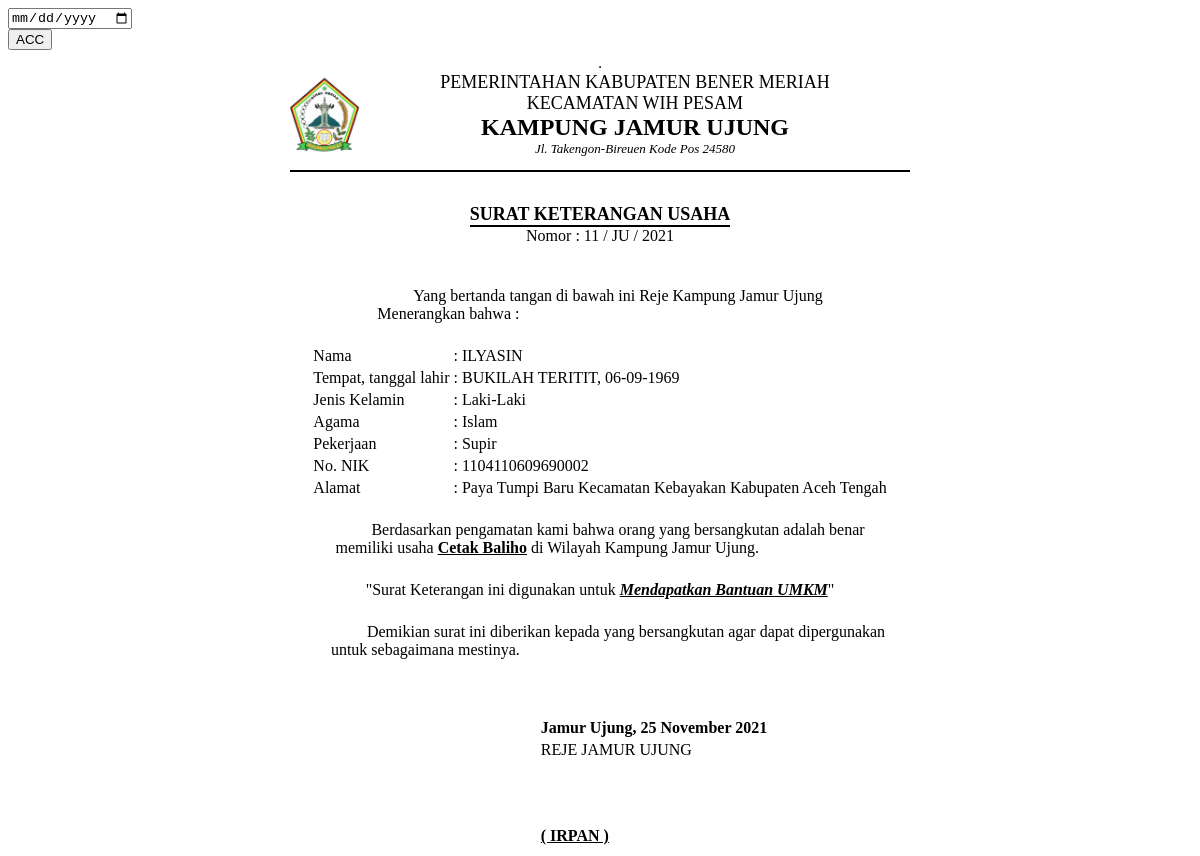
The app's page /demo1/view_sku.php?id_request_sku=11 with its own data.
### tables this page shows
CREATE TABLE `data_request_sku` (
  `id_request_sku` int(11) NOT NULL,
  `nik` varchar(16) NOT NULL,
  `tanggal_request` timestamp NOT NULL DEFAULT current_timestamp(),
  `scan_ktp` text NOT NULL,
  `scan_kk` text NOT NULL,
  `usaha` varchar(30) NOT NULL,
  `keperluan` varchar(30) NOT NULL,
  `keterangan` varchar(50) NOT NULL DEFAULT 'Data sedang diperiksa oleh Staf',
  `request` varchar(20) NOT NULL DEFAULT 'USAHA',
  `status` int(11) NOT NULL DEFAULT 0,
  `acc` date NOT NULL
);

CREATE TABLE `data_pemohon` (
  `nik` varchar(16) NOT NULL,
  `nama` varchar(30) NOT NULL,
  `tanggal_lahir` date NOT NULL,
  `tempat_lahir` varchar(30) NOT NULL,
  `jekel` varchar(20) NOT NULL,
  `agama` varchar(20) NOT NULL,
  `alamat` text NOT NULL,
  `telepon` varchar(13) NOT NULL,
  `pekerjaan` varchar(30) NOT NULL
);

### demo1/view_sku.php (the view, shortened to what this page needs)
<?php include '../konek.php';?>
<link href="css/sweetalert.css" rel="stylesheet" type="text/css">
<?php
	if(isset($_GET['id_request_sku'])){
		$id=$_GET['id_request_sku'];
		$sql = "SELECT * FROM data_request_sku natural join data_pemohon WHERE id_request_sku='$id'";
		$query = mysqli_query($konek,$sql);
        $data = mysqli_fetch_array($query,MYSQLI_BOTH);
        $id=$data['id_request_sku'];
        $nik = $data['nik'];
		$nama = $data['nama'];
		$tempat = $data['tempat_lahir'];
        $tgl = $data['tanggal_lahir'];
        $tgl2 = $data['tanggal_request'];
        $format1 = date('Y', strtotime($tgl2));
        $format2 = date('d-m-Y', strtotime($tgl));
		$agama = $data['agama'];
		$jekel = $data['jekel'];
		$nama = $data['nama'];
		$alamat = $data['alamat'];
        $pekerjaan = $data['pekerjaan'];
        $keperluan = $data['keperluan'];
        $request = $data['request'];
        $usaha = $data['usaha'];
        $acc = $data['acc'];
        $format4 = date('d F Y', strtotime($acc));
	}
?>
                <div class="page-inner mt--5">
					<div class="row mt--2">
						<div class="col-md-6">
							<div class="card full-height">
								<div class="card-body">
								    <div class="card-tools">
                                        <form action="" method="POST">
                                            <div class="form-group"required>
                                                <input type="date" name="tgl_acc" class="form-control"required>
                                                <div class="form-group">
                                                    <input type="submit" name="ttd" value="ACC" class="btn btn-primary btn-sm"required>
                                                </div>
                                            </div>
                                        </form>
									</div>
								</div>
							</div>
						</div>
					</div>
					<div class="row">
						<div class="col-md-12">
							<div class="card">
								<div class="card-body">
                                <table border="1" align="center">
                                <table border="0" align="center">
        <tr>
        <td><img src="img/kudus.png" width="70" height="87" alt=""></td>
        <td></td>
        <td></td>
        <td></td>
        <td></td>
        <td></td>
        <td></td>
        <td></td>
        <td></td>
        <td></td>
        <td></td>
        <td></td>
        <td></td>
        <td></td>
        <td></td>
        <td></td>
        <td></td>
        <td></td>
        <td></td>
        <td></td>
            <td>
               <center>
													<font size="4">PEMERINTAHAN KABUPATEN BENER MERIAH</font><br>
                                                    <font size="4">KECAMATAN WIH PESAM</font><br>
                                                    <font size="5"><b>KAMPUNG JAMUR UJUNG</b></font><br>
                                                    <font size="2"><i>Jl. Takengon-Bireuen Kode Pos 24580</i></font><br>
                </center>
            </td>
        <td></td>
        <td></td>
        <td></td>
        <td></td>
        <td></td>
        <td></td>
        <td></td>
        <td></td>
        <td></td>
        <td></td>
        <td></td>
        <td></td>
        <td></td>
        <td></td>
        <td></td>
        <td></td>
        <td></td>
        <td></td>
        <td></td>
        <td></td>
        </tr>
        <tr>
            <td colspan="45"><hr color="black"></td>
        </tr>
    </table>
    <br>
    <table border="0" align="center">
        <tr>
            <td>
                <center>
                    <font size="4"><b>SURAT KETERANGAN <?php echo $request;?></b></font><br>
                    <hr style="margin:0px" color="black">
                    <span>Nomor : <?php echo $id;?> / JU / <?php echo $format1;?></span>
                </center>
            </td>
        </tr>
    </table>
    <br>
    <br>
    <table border="0" align="center">
        <tr>
            <td>
                &nbsp;&nbsp;&nbsp;&nbsp;&nbsp;&nbsp;&nbsp;&nbsp;&nbsp;Yang bertanda tangan di bawah ini Reje Kampung Jamur Ujung <br>  Menerangkan bahwa :
            </td>
        </tr>
    </table>
    <br>
    <table border="0" align="center">
        <tr>
            <td>Nama</td>
            <td>:</td>
            <td><?php echo $nama;?></td>
        </tr>
        <tr>
            <td>Tempat, tanggal lahir</td>
            <td>:</td>
            <td><?php echo $tempat.", ".$format2;?></td>
        </tr>
        <tr>
            <td>Jenis Kelamin</td>
            <td>:</td>
            <td><?php echo $jekel;?></td>
        </tr>
        <tr>
            <td>Agama</td>
            <td>:</td>
            <td><?php echo $agama;?></td>
        </tr>
        <tr>
            <td>Pekerjaan</td>
            <td>:</td>
            <td><?php echo $pekerjaan;?></td>
        </tr>
        <tr>
            <td>No. NIK</td>
            <td>:</td>
            <td><?php echo $nik;?></td>
        </tr>
        <tr>
            <td>Alamat</td>
            <td>:</td>
            <td><?php echo $alamat;?></td>
        </tr>
    </table>
    <br>
    <table border="0" align="center">
        <tr>
            <td>
                &nbsp;&nbsp;&nbsp;&nbsp;&nbsp;&nbsp;&nbsp;&nbsp;&nbsp;Berdasarkan pengamatan kami bahwa orang yang bersangkutan adalah benar<br>memiliki usaha <b><u><?php echo $usaha; ?></u></b> di Wilayah Kampung Jamur Ujung.
            </td>
        </tr>
    </table>
    <br>
    <table border="0" align="center">
        <tr>
            <td>
                "Surat Keterangan ini digunakan untuk  <b><i><u><?php echo $keperluan;?></u></i></b>"<br>
            </td>
        </tr>
    </table>
    <br>
    <table border="0" align="center">
        <tr>
            <td>
                &nbsp;&nbsp;&nbsp;&nbsp;&nbsp;&nbsp;&nbsp;&nbsp;&nbsp;&nbsp;&nbsp;&nbsp;&nbsp;Demikian surat ini diberikan kepada yang bersangkutan agar dapat dipergunakan<br>&nbsp;&nbsp;&nbsp;&nbsp;untuk sebagaimana mestinya.
            </td>
        </tr>
    </table>
    <br>
    <br>
    <br>
    <table border="0" align="center">
        <tr>
            <th></th>
            <th width="100px"></th>
            <th>Jamur Ujung, <?php echo  $format4;?></th>
        </tr>
        <tr>
            <td> <br>  </td>
            <td></td>
            <td>REJE JAMUR UJUNG</td>
        </tr>
        <tr>
            <td rowspan="15"></td>
            <td></td>
            <td rowspan="15"></td>
        </tr>
        <tr>
            <td></td>
        </tr>
        <tr>
            <td></td>
        </tr>
        <tr>
            <td></td>
        </tr>
        <tr>
            <td></td>
        </tr>
        <tr>
            <td></td>
        </tr>
        <tr>
            <td></td>
        </tr>
        <tr>
            <td></td>
        </tr>
        <tr>
            <td></td>
        </tr>
        <tr>
            <td></td>
        </tr>
        <tr>
            <td></td>
        </tr>
        <tr>
            <td></td>
        </tr>
        <tr>
            <td></td>
        </tr><tr>
            <td></td>
        </tr><tr>
            <td></td>
        </tr><tr>
            <td></td>
        </tr>
        <tr>
            <td><b style="text-transform:uppercase"><u></u></b></td>
            <td></td>
            <td><b><u>( IRPAN )</u></b></td>
        </tr>
    </table>
                                </table>
								</div>
							</div>
						</div>
					</div>
			</div>

### records on screen
data_request_sku: request "USAHA", id_request_sku "11", tanggal_request "2021", data_pemohon.nama "ILYASIN", data_pemohon.tempat_lahir "BUKILAH TERITIT", data_pemohon.tanggal_lahir "06-09-1969", data_pemohon.jekel "Laki-Laki", data_pemohon.agama "Islam", data_pemohon.pekerjaan "Supir", nik "1104110609690002", data_pemohon.alamat "Paya Tumpi Baru Kecamatan Kebayakan Kabupaten Aceh Tengah", usaha "Cetak Baliho", keperluan "Mendapatkan Bantuan UMKM", acc "25 November 2021"
